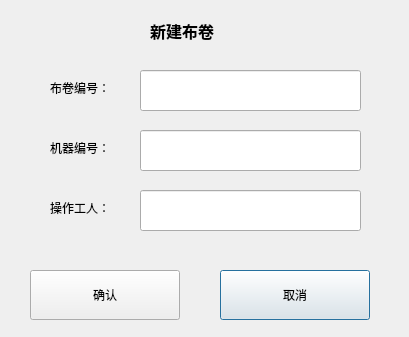
<?xml version="1.0" encoding="UTF-8"?>
<ui version="4.0">
 <class>NewClothRollDialog</class>
 <widget class="QDialog" name="NewClothRollDialog">
  <property name="geometry">
   <rect>
    <x>0</x>
    <y>0</y>
    <width>409</width>
    <height>337</height>
   </rect>
  </property>
  <property name="windowTitle">
   <string>新建布卷对话框</string>
  </property>
  <widget class="QLabel" name="label_4">
   <property name="geometry">
    <rect>
     <x>150</x>
     <y>10</y>
     <width>81</width>
     <height>41</height>
    </rect>
   </property>
   <property name="font">
    <font>
     <family>微软雅黑</family>
     <pointsize>12</pointsize>
     <weight>75</weight>
     <bold>true</bold>
    </font>
   </property>
   <property name="text">
    <string>新建布卷</string>
   </property>
  </widget>
  <widget class="QWidget" name="widget" native="true">
   <property name="geometry">
    <rect>
     <x>10</x>
     <y>60</y>
     <width>381</width>
     <height>201</height>
    </rect>
   </property>
   <property name="minimumSize">
    <size>
     <width>300</width>
     <height>0</height>
    </size>
   </property>
   <widget class="QLabel" name="label">
    <property name="geometry">
     <rect>
      <x>40</x>
      <y>20</y>
      <width>60</width>
      <height>16</height>
     </rect>
    </property>
    <property name="text">
     <string>布卷编号：</string>
    </property>
   </widget>
   <widget class="QLineEdit" name="clothRollNoLE">
    <property name="geometry">
     <rect>
      <x>130</x>
      <y>10</y>
      <width>221</width>
      <height>41</height>
     </rect>
    </property>
   </widget>
   <widget class="QLabel" name="label_2">
    <property name="geometry">
     <rect>
      <x>40</x>
      <y>80</y>
      <width>60</width>
      <height>16</height>
     </rect>
    </property>
    <property name="text">
     <string>机器编号：</string>
    </property>
   </widget>
   <widget class="QLineEdit" name="machineNoLE">
    <property name="geometry">
     <rect>
      <x>130</x>
      <y>70</y>
      <width>221</width>
      <height>41</height>
     </rect>
    </property>
   </widget>
   <widget class="QLabel" name="label_3">
    <property name="geometry">
     <rect>
      <x>40</x>
      <y>140</y>
      <width>60</width>
      <height>16</height>
     </rect>
    </property>
    <property name="text">
     <string>操作工人：</string>
    </property>
   </widget>
   <widget class="QLineEdit" name="operaNameLE">
    <property name="geometry">
     <rect>
      <x>130</x>
      <y>130</y>
      <width>221</width>
      <height>41</height>
     </rect>
    </property>
   </widget>
  </widget>
  <widget class="QPushButton" name="pushButton_2">
   <property name="geometry">
    <rect>
     <x>220</x>
     <y>270</y>
     <width>150</width>
     <height>50</height>
    </rect>
   </property>
   <property name="minimumSize">
    <size>
     <width>150</width>
     <height>50</height>
    </size>
   </property>
   <property name="text">
    <string>取消</string>
   </property>
  </widget>
  <widget class="QPushButton" name="pushButton">
   <property name="geometry">
    <rect>
     <x>30</x>
     <y>270</y>
     <width>150</width>
     <height>50</height>
    </rect>
   </property>
   <property name="minimumSize">
    <size>
     <width>150</width>
     <height>50</height>
    </size>
   </property>
   <property name="text">
    <string>确认</string>
   </property>
  </widget>
 </widget>
 <resources/>
 <connections>
  <connection>
   <sender>pushButton_2</sender>
   <signal>clicked(bool)</signal>
   <receiver>NewClothRollDialog</receiver>
   <slot>close()</slot>
   <hints>
    <hint type="sourcelabel">
     <x>273</x>
     <y>186</y>
    </hint>
    <hint type="destinationlabel">
     <x>238</x>
     <y>115</y>
    </hint>
   </hints>
  </connection>
 </connections>
</ui>
